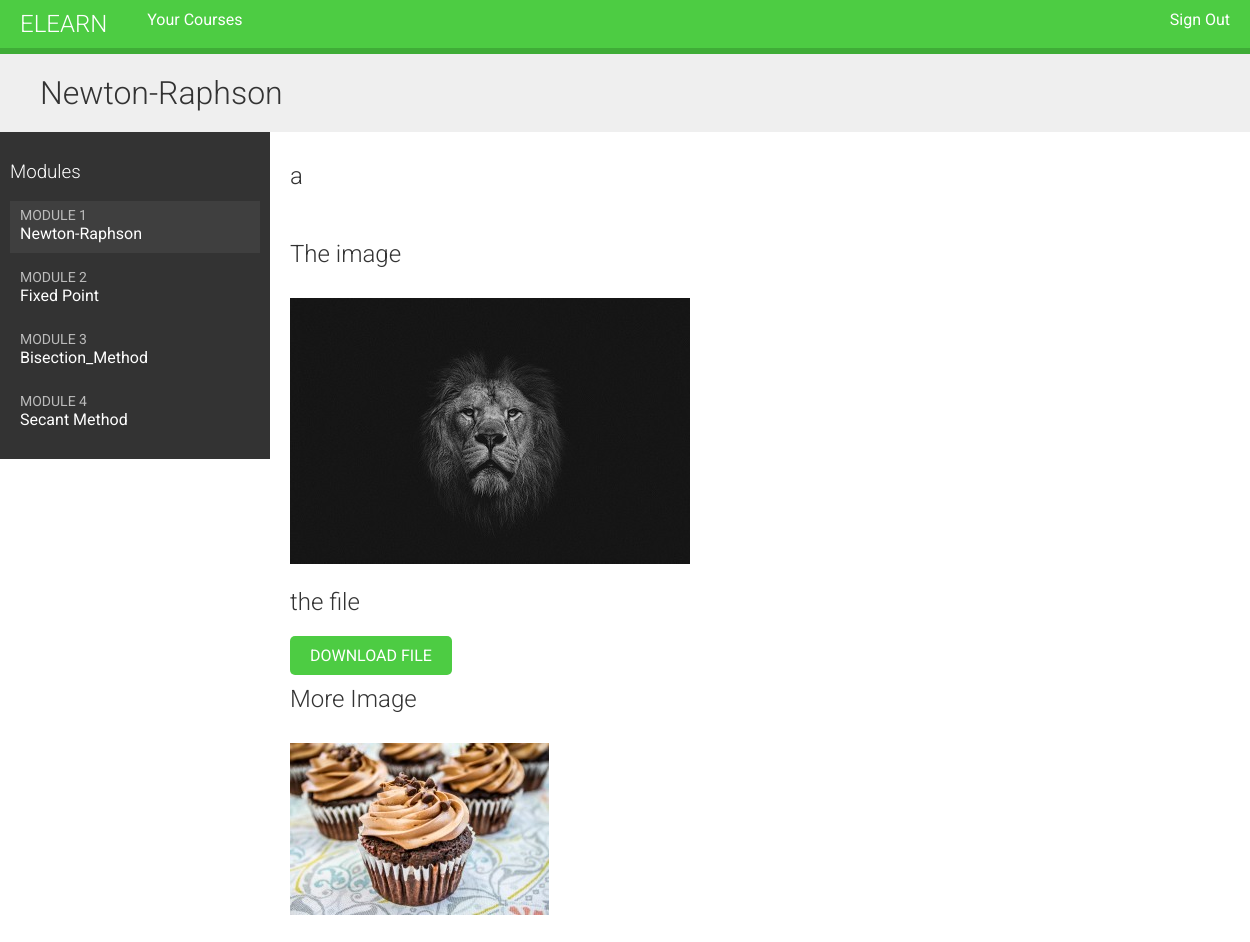
The app's page /students/courses/11/ (signed in) with its own data.
### courses/models.py (models this page shows, shortened)
class Module(models.Model):
    course = models.ForeignKey(Course, related_name='modules',
                               on_delete=models.CASCADE)
    title = models.CharField(max_length=200)
    description = models.TextField(blank=200)
    order = OrderField(blank=True, for_fields=['course'])
    class Meta:
        ordering = ['order']
    def __str__(self):
        return self.title

class Content(models.Model):
    module = models.ForeignKey(Module, related_name='contents',
                               on_delete=models.CASCADE)
    content_type = models.ForeignKey(ContentType,
                                     on_delete=models.CASCADE,
                                     limit_choices_to={'model_in': ('text', 'video', 'image', 'file')})
    object_id = models.PositiveBigIntegerField()
    item = GenericForeignKey('content_type', 'object_id')
    order = OrderField(blank=True, for_fields=['module'])
    class Meta:
        ordering = ['order']

class ItemBase(models.Model):
    owner = models.ForeignKey(User, related_name='%(class)s_related',
                              on_delete=models.CASCADE)
    title = models.CharField(max_length=250)
    created = models.DateTimeField(auto_now_add=True)
    updated = models.DateTimeField(auto_now=True)
    class Meta:
        abstract = True
    def render(self):
        return render_to_string(f'courses/content/{self._meta.model_name}.html',
                                {'item': self})

class Text(ItemBase):
    content = models.TextField()

class Image(ItemBase):
    file = models.ImageField(upload_to='images')

class File(ItemBase):
    file = models.FileField(upload_to='files')

### students/views.py (the view)
# urls.py: path('courses/<pk>/', cache_page(60*2)(views.StudentCourseDetailView.as_view()),
class StudentCourseDetailView(LoginRequiredMixin, DetailView):
    model = Course
    template_name = "students/course/detail.html"
    def get_queryset(self):
        qs = super().get_queryset()
        return qs.filter(students__in=[self.request.user])
    def get_context_data(self, **kwargs):
        context = super().get_context_data(**kwargs)
        course = self.get_object()
        if 'module_id' in self.kwargs:
            context['module'] = course.modules.get(id=self.kwargs['module_id'])
        else:
            context['module'] = course.modules.all()[0]
        return context

### courses/templatetags/course.py (called while the page is built)
@register.filter(name="has_group")
def has_group(user, group_name):
    group = Group.objects.get(name=group_name)
    return True if group in user.groups.all() else False

### students/templates/students/course/detail.html (shortened to what this page needs)
{% extends 'base.html' %}
{% load cache %}
{% block content %}
    <h1>
        {{module.title}}
    </h1>
    <div class="contents">
        <h3>Modules</h3>
        <ul id="modules">
            {% for m in object.modules.all %}
                <li data-id = "{{m.id}}" {% if m == module %} class="selected" {% endif %}>
                    <a href="{% url 'student_course_detail_module' object.id m.id %}">
                        <span>
                            Module <span class="order">{{ m.order|add:1 }}</span>
                        </span>
                        <br>
                        {{m.title}}
                    </a>
                </li>
            {% empty %}
                <li>No modules yet.</li>
            {% endfor %}
        </ul>
    </div>
    <div class="module">
        {% cache 600 module_contents module %}
        {% for content in module.contents.all %}
          <h2>{{content.item.title}}</h2>
          {{content.item.render}}
        {% endfor %}
        {% endcache %}
    </div>
{% endblock content %}

### courses/templates/base.html (shortened to what this page needs)
<!DOCTYPE html>
{% load static %}
{% load course %}
<html>
<head>
    <link href="{% static 'css/base.css' %}" rel="stylesheet">
</head>
<body>
    <div id="header">
        <a href="/" class="logo">
            Elearn
        </a>
        <ul class="menu">
            {% if request.user.is_authenticated %}
            <li>
                <a href="{% url 'logout' %}">
                    Sign Out
                </a>
            </li>
            {% else %}
            <li>
                <a href="{%url 'login'%}">
                    Sign
                </a>
            </li>
            {% endif %}
        </ul>
        {% if request.user.is_authenticated %}
            {% if request.user|has_group:"instructors" %}
                <ul class="menu2">
                    <li>
                        <a href="{% url 'manage_course_list'%}">
                            Your Courses
                        </a>
                    </li>
                </ul>
                {% else %}
                <ul class="menu2">
                    <li>
                        <a href="{% url 'student_course_list'%}">
                            Your Courses
                        </a>
                    </li>
                </ul>
            {% endif %}
        {% endif %}
    </div>
    <div id="content">
        {% block content %}
        {% endblock %}
    </div>
</body>
</html>

### courses/templates/courses/content/image.html
<p>
    <img src="{{item.file.url}}" alt="{{item.title}}">
</p>

### courses/templates/courses/content/file.html
<p>
    <a href="{{item.file.url}}" class="button">
        Download file
    </a>
</p>

### courses/static/css/base.css (style rules this page uses)
body { margin: 0; font-family: 'Roboto', sans-serif; font-weight: 400; color: #333; }
a { color: #3fad37; text-decoration: none; }
ul { float: left; }
h1, h2, h3, h4, h5, h6 { font-family: 'Roboto', sans-serif; font-weight: 300; }
h1 { background: #efefef; width: 100%; overflow: auto; padding: 20px 0 20px 40px; margin: 0; }
.module { padding: 10px 20px; float: left; width: 600px; }
.module p { margin: 10px 0 20px; width: 100%; float: left; }
#header { background: #4dcc43; overflow: auto; padding: 10px 20px; border-bottom: 6px solid #3fad37; }
#header .logo { text-decoration: none; font-family: 'Roboto', sans-serif; font-weight: 300; text-transform: uppercase; font-size: 24px; color: #fff; float: left; }
#header a { color: #fff; }
#header .menu { list-style: none; float: right; margin: 0; padding: 0; }
#header .menu2 { list-style: none; float: left; margin: 0; padding: auto; }
.contents { width: 20%; padding: 10px; float: left; background: #333; color: #fff; font-family: 'Roboto', sans-serif; }
.contents ul { list-style: none; margin: 0; padding: 0; width: 100%; }
.contents ul li { margin: 0 0 10px 0; padding: 4px 10px 10px; overflow: auto; cursor: move; }
.contents ul li.selected { background: #3f3f3f; }
.contents ul span { text-transform: uppercase; color: #bbb; font-size: 14px; }
.contents ul a { display: block; color: #fff; text-decoration: none; }
input[type=submit], a.button { border-radius: 5px; background: #4dcc43; color: #fff; font-size: 16px; text-transform: uppercase; border: none; padding: 10px 20px; margin: 20px 0; }

### records on screen
Module: title "Newton-Raphson", order|add "1"
Module: order|add "2", title "Fixed Point"
Module: order|add "3", title "Bisection_Method"
Module: order|add "4", title "Secant Method"
Content: item "a"
Content: item "The image", file (picture)
Content: item "the file"
Content: item "More Image", file (picture)
